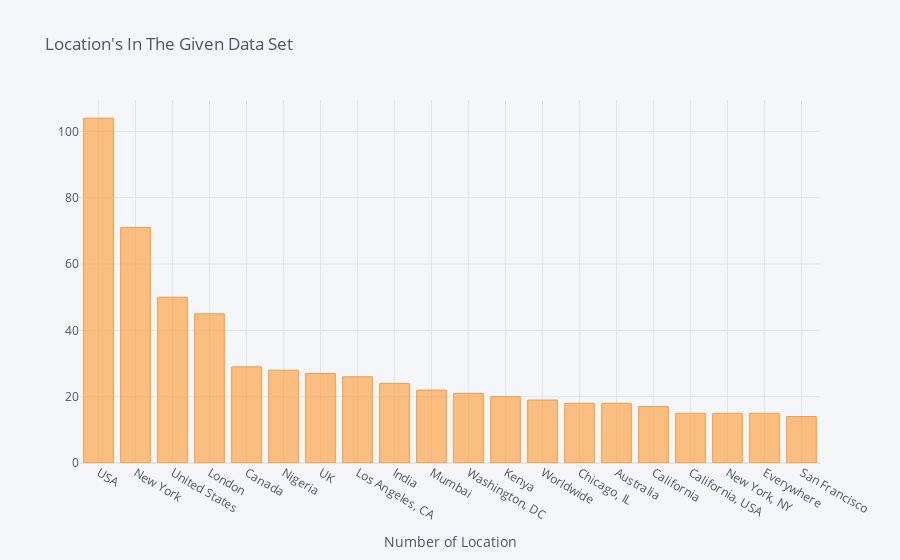

Here is the notebook cell this chart was saved with:
### Code cell
location = train_df['location'].value_counts()[:20]
location.iplot(kind='bar', xTitle='Number of Location', title="Location's In The Given Data Set")

### Figure 1 — Plotly figure (JSON) as saved in the notebook; plotly's stock layout.template omitted (floating-point values rounded to 4 significant figures)
{"data": [{"marker": {"color": "rgba(255, 153, 51, 0.6)", "line": {"color": "rgba(255, 153, 51, 1.0)", "width": 1}}, "name": "location", "orientation": "v", "text": "", "type": "bar", "x": ["USA", "New York", "United States", "London", "Canada", "Nigeria", "UK", "Los Angeles, CA", "India", "Mumbai", "Washington, DC", "Kenya", "Worldwide", "Chicago, IL", "Australia", "California", "California, USA", "New York, NY", "Everywhere", "San Francisco"], "y": [104, 71, 50, 45, 29, 28, 27, 26, 24, 22, 21, 20, 19, 18, 18, 17, 15, 15, 15, 14]}], "layout": {"legend": {"bgcolor": "#F5F6F9", "font": {"color": "#4D5663"}}, "paper_bgcolor": "#F5F6F9", "plot_bgcolor": "#F5F6F9", "title": {"font": {"color": "#4D5663"}, "text": "Location's In The Given Data Set"}, "xaxis": {"gridcolor": "#E1E5ED", "showgrid": true, "tickfont": {"color": "#4D5663"}, "title": {"font": {"color": "#4D5663"}, "text": "Number of Location"}, "zerolinecolor": "#E1E5ED"}, "yaxis": {"gridcolor": "#E1E5ED", "showgrid": true, "tickfont": {"color": "#4D5663"}, "title": {"font": {"color": "#4D5663"}, "text": ""}, "zerolinecolor": "#E1E5ED"}}}
